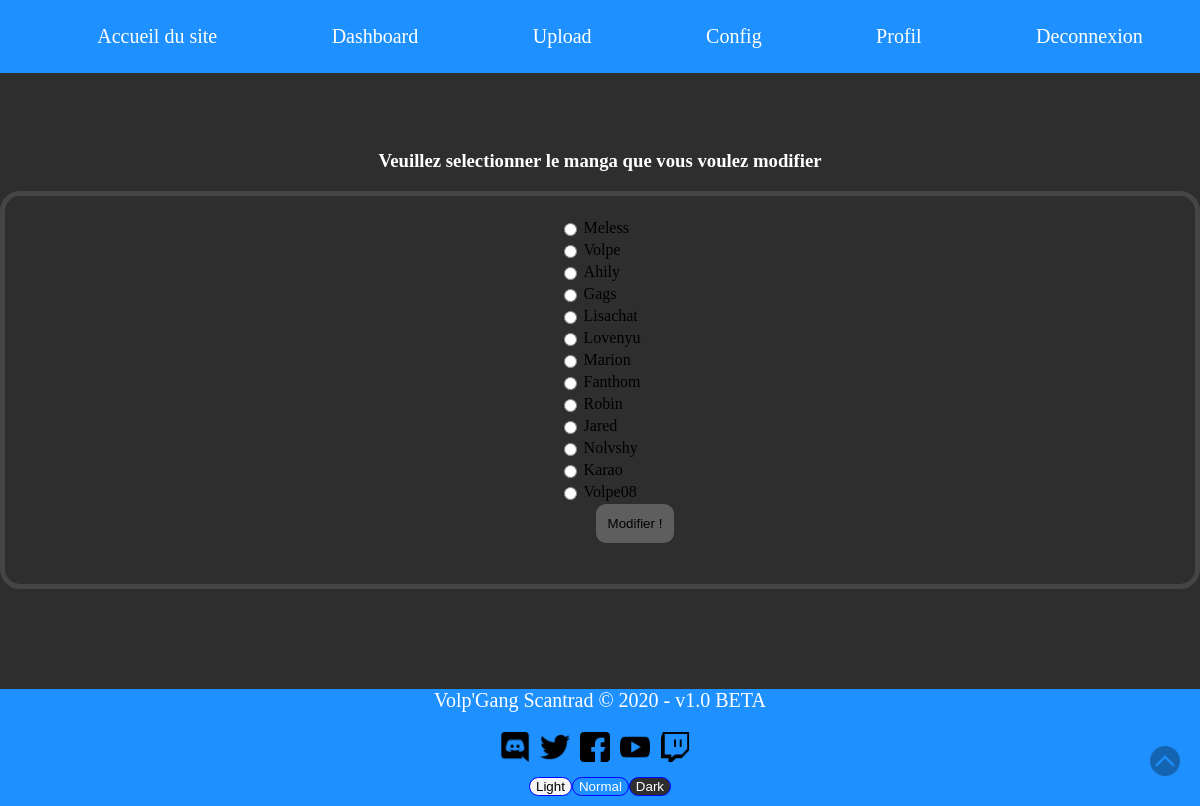
Page /admin/select_team.php (signed in) on the earlier database version.
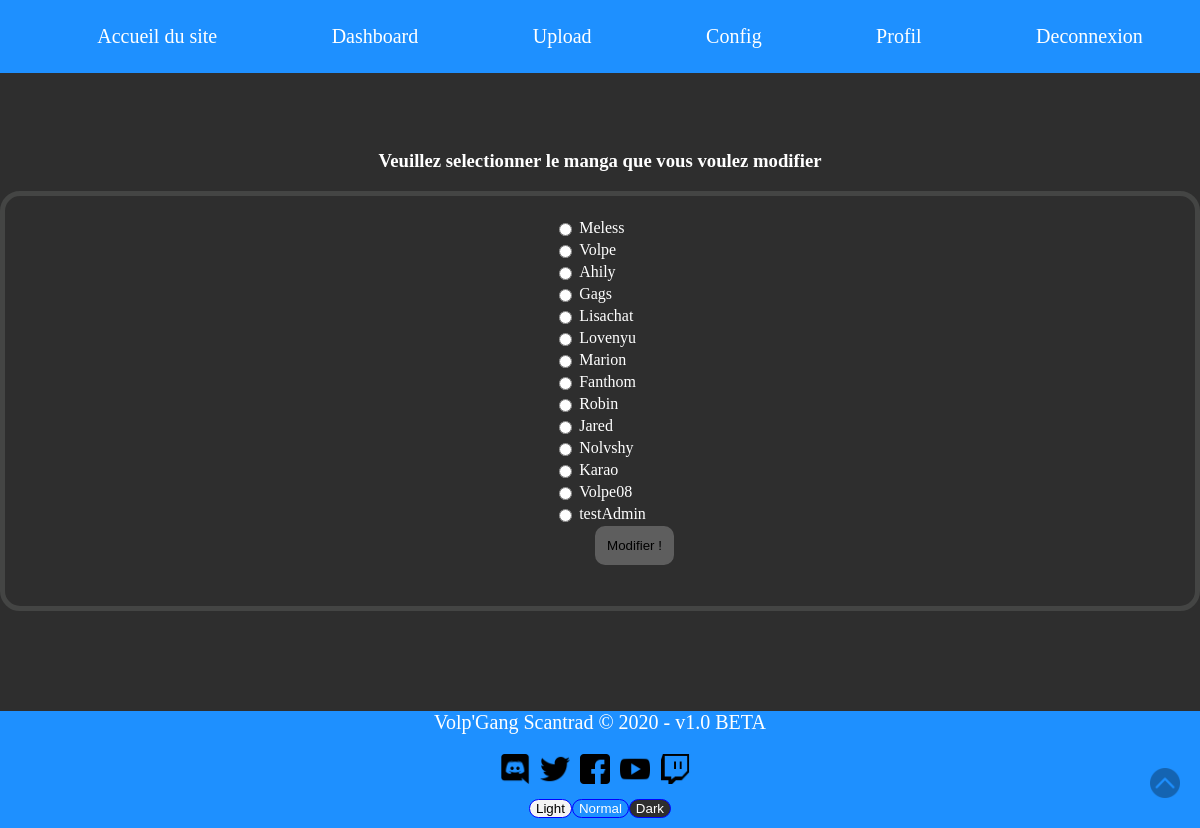
Same page on the later database version.
### tables this page shows
CREATE TABLE `team` (
  `id` int NOT NULL,
  `pseudo` text NOT NULL,
  `role` text NOT NULL,
  `grade` text NOT NULL,
  `Admin` tinyint(1) NOT NULL
);

### admin/select_team.php (the view, shortened to what this page needs)
<?php
require 'nav_admin.php';
include("../bdd/connection_bdd.php");
$mangas = $bdd->query('SELECT * FROM team');
?>
<html class="" id="toggle_page">
<head>
    <link rel="stylesheet" type="text/css" href="../css/style.css">
    <link rel="stylesheet" type="text/css" href="../css/admin/upload.css">
</head>
<body>
<div align="center">
    <h3>Veuillez selectionner le manga que vous voulez modifier</h3>
</div>
<div class="choices form">
    <form method="POST">
        <table>
            <?php while ($donnees = $mangas->fetch()): ?>
                <tr>
                    <td>
                        <input type="radio" name="selectmangas" id="selectmangas" value="<?= $donnees['pseudo'] ?>">
                    </td>
                    <td>
                        <label for="selectmangas"><?= $donnees['pseudo'] ?></label>
                    </td>
                </tr>
            <?php endwhile; ?>
        </table>
        <input class="input-select formchoice" type="submit" formmethod="post" name="formmodif" value="Modifier !">
    </form>
</div>
<?php require '../complements/footer.php'; ?>
</body>
</html>

### admin/nav_admin.php (shortened to what this page needs)
<?php
if ($_SESSION['poste'] == 1  ){
    $input_upload = 'display: ;';
}
else
{
    $input_upload = 'display: none;';
}
?>
<html>
<head>
    <link rel="stylesheet" type="text/css" href="../css/complements.css">
</head>
<body>
<header class="header normal" id="toggle_header">
    <div id="header">
        <nav class="a_header" id="toggle_nav">
            <ul>
                <li>
                    <a href="../index.php">Accueil du site</a>
                </li>
                <li style="<?php echo $input_upload ?>" >
                    <a href="dashboard.php" >Dashboard</a>
                </li>
                <li style="<?php echo $input_upload ?>" >
                    <a href="upload.php" >Upload</a>
                </li>
                <li style="<?php echo $input_upload ?>" >
                    <a href="config.php" >Config</a>
                </li>
                <li>
                    <a href="profil.php?name=<?php echo $_SESSION['pseudo']; ?>">Profil</a>
                </li>
                <li>
                    <a href="../deconnexion.php">Deconnexion</a>
                </li>
            </ul>
        </nav>
    </div>
    <div class="button_top">
        <li>
            <a href="#header"><img class="top-arrow" src="../img/top-arrow.png"></a>
        </li>
    </div>
</header>
</body>
</html>

### complements/footer.php (shortened to what this page needs)
<html>
<head>
    <link rel="stylesheet" type="text/css" href="../css/complements.css">
</head>
<body>
<div class="footer">
    <footer class="footer normal" id="toggle_footer">
        <div>
            <p>
                Volp'Gang Scantrad &copy; 2020 - v1.0 BETA<br>
            </p>
            <div>
                <a href="https://discord.gg/DvvSNdN" Target="_BLANK"><div id="discord_footer"></div></a>
                <a href="https://twitter.com/VolpGang" Target="_BLANK"><div id="twitter_footer"></div></a>
                <a href="https://www.facebook.com/VGSTeams" Target="_BLANK"><div id="facebook_footer"></div></a>
                <a href="https://www.youtube.com/channel/UCMnKgOVkuoBamqcvZjGko7Q" Target="_BLANK"><div id="youtube_footer"></div></a>
                <a href="https://www.twitch.tv/volpgangscantrad" Target="_BLANK"><div id="twitch_footer"></div></a>
            </div>
            <div>
                <input id="light" class="back light" type="button" value="Light" placeholder="Light" onclick="switch_theme('white')">
                <input id="normal" class="back normal" type="button" value="Normal" placeholder="Normal" onclick="switch_theme('normal')">
                <input id="dark" class="back dark" type="button" value="Dark" placeholder="Dark" onclick="switch_theme('dark')">
            </div>
        </div>
    </footer>
</div>
</body>
</html>

### css/complements.css (style rules this page uses)
* { -moz-box-sizing: border-box; box-sizing: border-box; }
body { min-height: 100%; margin: 0; padding: 0; }
.a_header ul li a { color: var(--text_color); }
header { position: absolute; width: 100%; left: 0; right: 0; top: 0; }
header div { display: block; font-size: 20px; padding: 5px 0 5px 0; }
header nav ul li a { text-decoration: none; list-style-type: none; }
header nav ul, header nav ul li, header nav ul li a { display: flex; justify-content: space-around; align-self: center; }
div.button_top { background: #00000000; position: fixed; right: 20px; bottom: 20px; opacity: 30%; list-style-type: none; }
img.top-arrow { width: 30px; height: 30px; }
footer.footer { display: table-row; height: 1px; }
div.footer { display: table; width: 100%; margin-top: 100px; height: auto; position: static; left: 0; right: 0; bottom: 0; }
.back { border: 1px solid blue; outline: none; border-radius: 10px; }
.normal { background-color: var(--bg_complement); color: var(--text_color); }
.light { background-color: whitesmoke; color: black !important; }
.dark { background: var(--body_bg_color); color: var(--text_color); }
footer div { font-size: 20px; text-align: center; padding-bottom: 5px; }
footer div div { display: flex; flex-flow: row; justify-content: center; }
footer div div a div#discord_footer { background-image: var(--discord); background-repeat: no-repeat; background-size: 30px; width: 40px; height: 40px; }
footer div div a div#twitch_footer { background-image: var(--twitch); background-repeat: no-repeat; background-size: 30px; width: 40px; height: 40px; }
footer div div a div#twitter_footer { background-image: var(--twitter); background-repeat: no-repeat; background-size: 30px; width: 40px; height: 40px; }
footer div div a div#facebook_footer { background-image: var(--facebook); background-repeat: no-repeat; background-size: 30px; width: 40px; height: 40px; }
footer div div a div#youtube_footer { background-image: var(--youtube); background-repeat: no-repeat; background-size: 30px; width: 40px; height: 40px; }

### css/style.css (style rules this page uses)
html { font-family: "Comic Sans MS", serif; margin-top: 150px; }
body { background-color: var(--body_bg_color); color: var(--text_color); }

### css/admin/upload.css (style rules this page uses)
html { margin-top: 150px; }
input.input-select { border: 2px solid #5E5E5E; border-radius: 10px; background: #5E5E5E; padding: 10px; outline: none; margin: 0 10px 0 10px; text-align: center; }
.form { display: flex; justify-content: center; border: 5px solid #444544; border-radius: 20px; padding: 20px; }
input.formchoice { margin-bottom: 5px; display: flex; margin-left: 45%; }
input { outline: none; }

Differences in the rows shown:
added team: pseudo "testAdmin"
